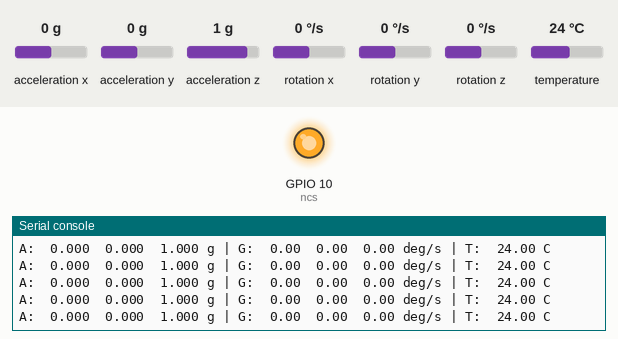
Simulated run of this program. Board: ESP32 board running MicroPython. Shown: output pins drawn as LEDs (lit = HIGH), the last lines printed to the serial console. The test bench sets the inputs (shaded band); at power-on: acceleration x 0 g, acceleration y 0 g, acceleration z 1 g, rotation x 0 °/s, rotation y 0 °/s, rotation z 0 °/s, temperature 24 °C.

Above: at 1.3 s.
1.4 s: acceleration x set to -1.4 g
At 1.45 s:
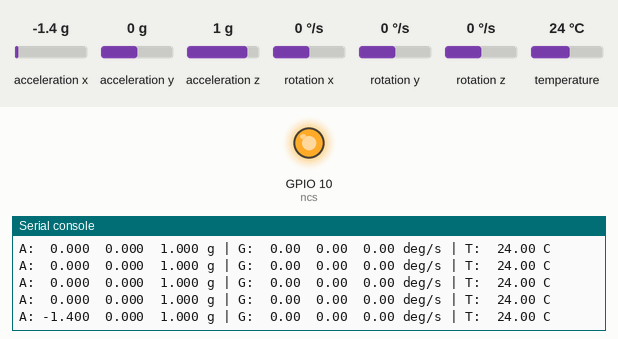
2.9 s: acceleration y set to -1.4 g
At 2.99 s:
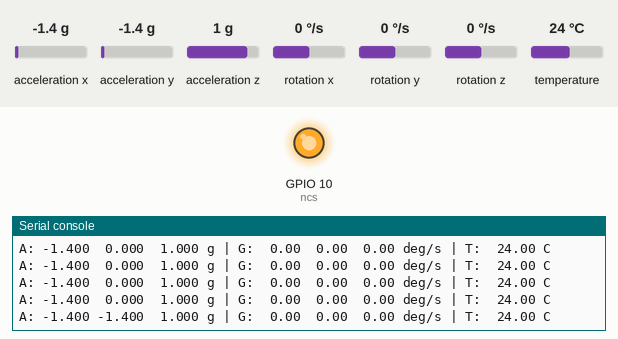
4.4 s: acceleration z set to -1.4 g
At 4.43 s:
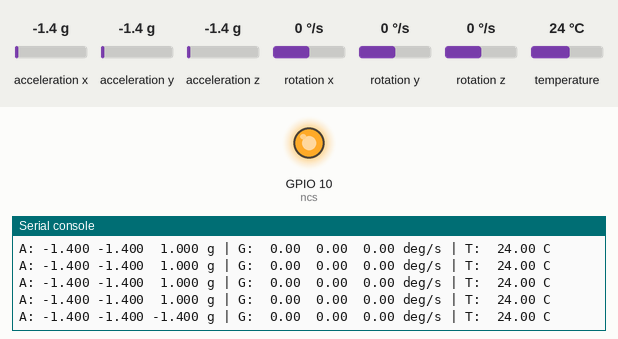
5.9 s: rotation x set to -192 °/s
At 5.97 s:
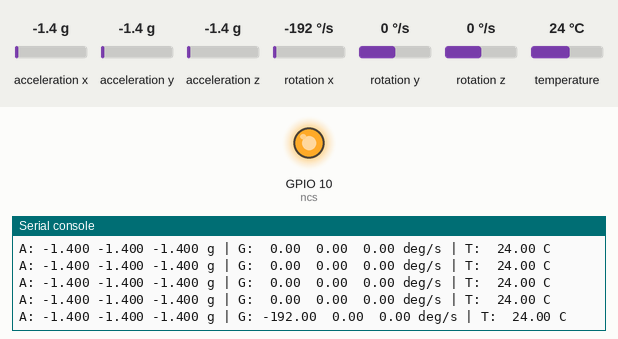

Measured:
- after the input at 1.4 s, the serial console: prints a new line after 0.05 s (image 1)
- after the input at 2.9 s, the serial console: prints a new line after 0.09 s (image 2)
- after the input at 4.4 s, the serial console: prints a new line at once (image 3)
- after the input at 5.9 s, the serial console: prints a new line after 0.06 s (image 4)

The program:

imu_esp32s3_test.py
```python
"""ESP32-S3 direct MPU-9250 / MPU-6500 I2C smoke test.

Wiring for the current standalone board test:
  ESP32-S3 GPIO11 -> IMU SDA
  ESP32-S3 GPIO12 -> IMU SCL
  ESP32-S3 GPIO10 -> IMU NCS/CS (held HIGH for I2C)
  IMU ADD/AD0    -> GND (I2C address 0x68)
  ESP32-S3 3V3    -> IMU VCC
  ESP32-S3 GND    -> IMU GND

The pins can be changed below if your test wiring is different.
This test does not use RS485.
"""

from machine import Pin, I2C
import time


SDA_PIN = 11
SCL_PIN = 12
NCS_PIN = 10
# Use standard-mode I2C while bringing up unknown wiring/modules.
I2C_FREQ = 100000

MPU_ADDRS = (0x68, 0x69)
WHO_AM_I = 0x75
PWR_MGMT_1 = 0x6B
ACCEL_CONFIG = 0x1C
GYRO_CONFIG = 0x1B
ACCEL_XOUT_H = 0x3B


def s16(high, low):
    value = (high << 8) | low
    return value - 65536 if value & 0x8000 else value


def write8(i2c, address, register, value):
    i2c.writeto_mem(address, register, bytes([value]))


def detect_mpu(i2c):
    for address in MPU_ADDRS:
        try:
            identity = i2c.readfrom_mem(address, WHO_AM_I, 1)[0]
        except OSError:
            continue

        if identity == 0x71:
            return address, identity, "MPU-9250"
        if identity == 0x70:
            return address, identity, "MPU-6500"

        print("I2C device at", hex(address),
              "but unexpected WHO_AM_I =", hex(identity))

    return None, None, None


def read_motion(i2c, address):
    data = i2c.readfrom_mem(address, ACCEL_XOUT_H, 14)

    ax = s16(data[0], data[1]) / 16384.0
    ay = s16(data[2], data[3]) / 16384.0
    az = s16(data[4], data[5]) / 16384.0
    temperature_c = (s16(data[6], data[7]) / 333.87) + 21.0
    gx = s16(data[8], data[9]) / 131.0
    gy = s16(data[10], data[11]) / 131.0
    gz = s16(data[12], data[13]) / 131.0

    return ax, ay, az, temperature_c, gx, gy, gz


print("\nESP32-S3 MPU-9250/6500 DIRECT I2C TEST")
print("SDA = GPIO", SDA_PIN, " SCL = GPIO", SCL_PIN)
print("NCS = GPIO", NCS_PIN, "(HIGH / I2C mode)")

# NCS/CS must be HIGH for the MPU to use I2C instead of SPI.
ncs = Pin(NCS_PIN, Pin.OUT, value=1)

i2c = I2C(
    0,
    sda=Pin(SDA_PIN),
    scl=Pin(SCL_PIN),
    freq=I2C_FREQ,
)

devices = i2c.scan()
print("I2C devices:", [hex(x) for x in devices])

address, identity, model = detect_mpu(i2c)

if address is None:
    print("MPU NOT FOUND")
    print("Expected MPU address: 0x68 or 0x69")
    print("Check: VCC, GND, SDA/SCL, pull-ups, and ADD/AD0.")
    print("ADD/AD0 to GND should select address 0x68.")
    print("NCS is being driven HIGH on GPIO", NCS_PIN)
    print("CS/NCS LOW selects SPI and prevents I2C detection.")
    raise RuntimeError("MPU-9250/6500 not detected")

print(model, "found at", hex(address),
      "WHO_AM_I =", hex(identity))

write8(i2c, address, PWR_MGMT_1, 0x01)
time.sleep_ms(100)

# ±2 g accelerometer and ±250 degrees/s gyroscope.
write8(i2c, address, ACCEL_CONFIG, 0x00)
write8(i2c, address, GYRO_CONFIG, 0x00)

print("Streaming accel [g], gyro [deg/s], temperature [C]. CTRL+C to stop.\n")

try:
    while True:
        ax, ay, az, temp, gx, gy, gz = read_motion(i2c, address)
        print(
            "A: {: .3f} {: .3f} {: .3f} g | "
            "G: {: .2f} {: .2f} {: .2f} deg/s | "
            "T: {: .2f} C".format(
                ax, ay, az, gx, gy, gz, temp
            )
        )
        time.sleep_ms(100)

except KeyboardInterrupt:
    print("\nIMU test stopped")
```
